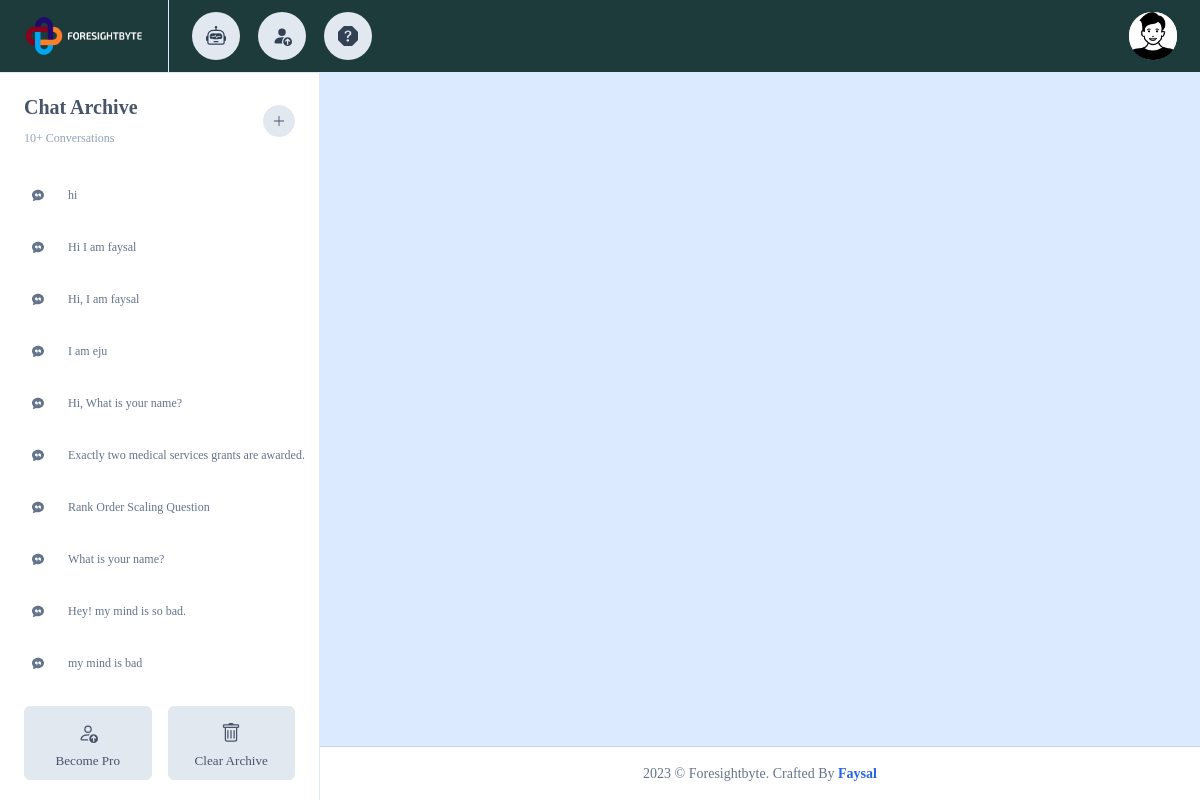
Before: /myapp/dynamic/21 with the older database file.
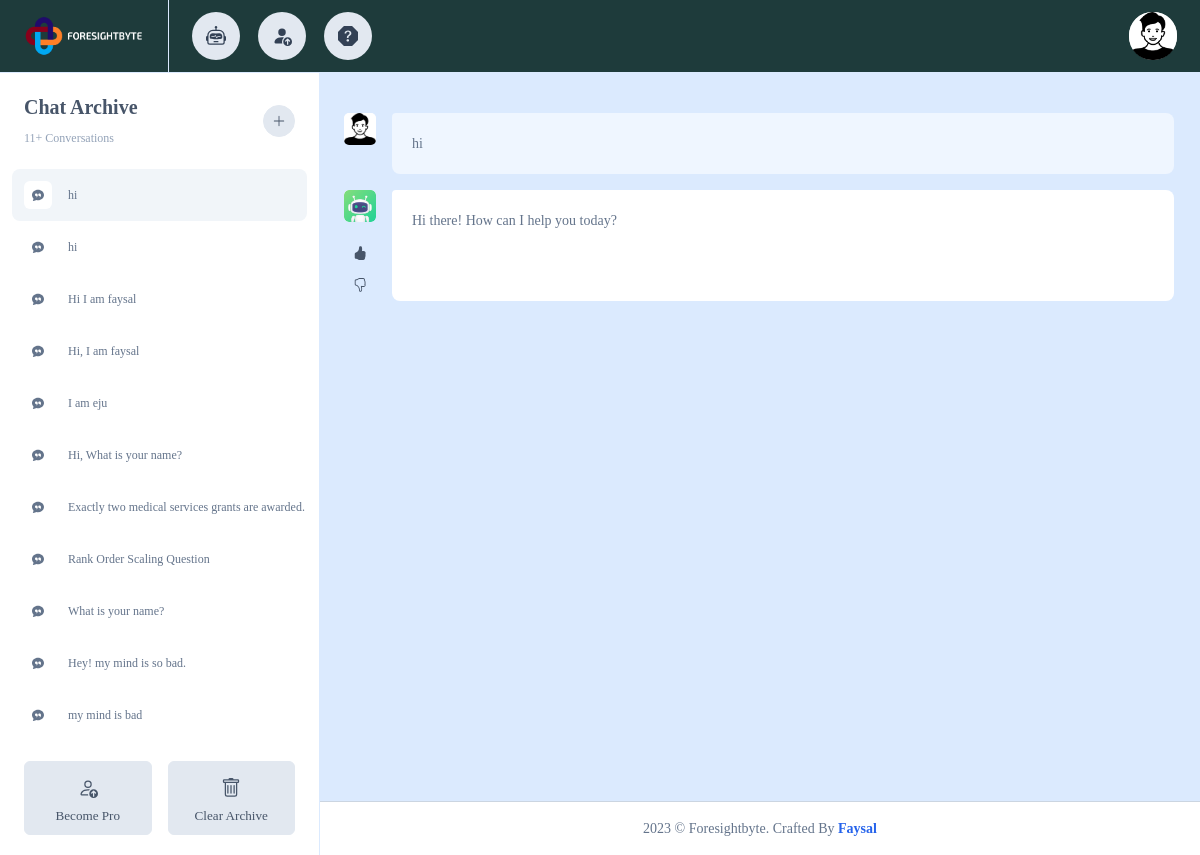
After: the same page with the newer database file.
### myapp/models.py (models this page shows)
class BaseModel(models.Model):
    created_at = models.DateTimeField(default=now, editable=False)
    updated_at = models.DateTimeField(auto_now_add=True, editable=False)
    class Meta:
        ordering = ['-created_at']
        abstract = True

class ChatTitle(BaseModel):
    subadminID = models.ForeignKey(Subadmin, on_delete=models.CASCADE,null=True, blank=True)
    customerID = models.ForeignKey(Customer, on_delete=models.CASCADE,null=True, blank=True)
    title = models.TextField()

class ChatBody(BaseModel):
    chatTitle_id = models.ForeignKey(ChatTitle, on_delete=models.CASCADE)
    question = models.TextField()
    answer = models.TextField()

### myapp/views.py (the view)
# urls.py: path('dynamic/<int:id>', dynamic, name='dynamic'),
def dynamic(request,id):
    chatBodys = ChatBody.objects.filter(chatTitle_id=id).order_by('id')
    chatBodyscount = ChatTitle.objects.all().count()
    chatTitles = ChatTitle.objects.all()
    request.session.flush()
    data ={
        'chatTitles':chatTitles,
        'chatBodys':chatBodys,
        'id':id,
        'chatBodyscount':chatBodyscount,
    }
    return render(request, 'dynamic.html',data)

### templates/dynamic.html (shortened to what this page needs)
{% extends 'base.html' %} {% load static %} {% block body%}
<div class="tyn-content tyn-content-full-height tyn-chatbot tyn-chatbot-page">
  <div class="tyn-aside tyn-aside-base">
    <div class="tyn-aside-head">
      <div class="tyn-aside-head-text">
        <h3 class="tyn-aside-title tyn-title">Chat Archive</h3>
        <span class="tyn-subtext">{{chatBodyscount}}+ Conversations </span>
      </div>
      <div class="tyn-aside-head-tools">
        <ul class="tyn-list-inline gap gap-3">
          <li>
            <a
              class="btn btn-icon btn-light btn-md btn-pill"
              href="{% url 'chatui' %}"
            >
              <svg
                xmlns="http://www.w3.org/2000/svg"
                width="16"
                height="16"
                fill="currentColor"
                class="bi bi-plus-lg"
                viewBox="0 0 16 16"
              >
                <path
                  fill-rule="evenodd"
                  d="M8 2a.5.5 0 0 1 .5.5v5h5a.5.5 0 0 1 0 1h-5v5a.5.5 0 0 1-1 0v-5h-5a.5.5 0 0 1 0-1h5v-5A.5.5 0 0 1 8 2Z"
                />
              </svg>
            </a>
          </li>
        </ul>
      </div>
    </div>
    <div class="tyn-aside-body" data-simplebar>
      <ul class="tyn-aside-list">
        {% for chatTitle in chatTitles %}
        <li class="tyn-aside-item tyn-aside-item-bubbly js-toggle-main   {% if  chatTitle.id == id %} active {% endif %}">
            <div class="tyn-media-group">
              <div class="tyn-media tyn-size-sm">
              </div>
            <a href="{% url 'dynamic' chatTitle.id %}" >
              <div class="tyn-media-col">
                <div class="content">{{ chatTitle.title }}</div>
              </div>
            </a>
            </div>
        </li>
        {% endfor %}
      </ul>
    </div>
    <div class="tyn-aside-foot">
      <div class="w-100">
        <ul class="row gx-3">
          <li class="col-6">
            <a
              href="pricing.html"
              class="btn btn-light tyn-size-lg w-100 flex-column py-2 pt-3"
            >
              <span class="small text-nowrap mt-n1">Become Pro</span>
            </a>
          </li>
          <li class="col-6">
            <button
              class="btn btn-light tyn-size-lg w-100 flex-column py-2 pt-3"
            >
              <span class="small text-nowrap mt-n1">Clear Archive</span>
            </button>
          </li>
        </ul>
      </div>
    </div>
  </div>
  <div class="tyn-main" id="tynMain">
    <div class="tyn-chat-body my-4 px-4" data-simplebar>
      <div class="container px-0">
        {% for chatBody in chatBodys %}
        <div class="tyn-qa tyn-qa-bubbly mt-3">
          <div class="tyn-qa-item">
            <div class="tyn-qa-avatar">
              <div class="tyn-media tyn-size-md">
                <img src="{% static 'images/profile.png' %}" alt="" />
              </div>
            </div>
            <div class="tyn-qa-message tyn-text-block">
             {{chatBody.question}}
            </div>
          </div>
          <div class="tyn-qa-item">
            <div class="tyn-qa-avatar">
              <div class="tyn-qa-avatar-wrap">
                <div class="tyn-media tyn-size-md">
                  <img src="{% static 'images/images.jpeg' %}" alt="" />
                </div>
                <ul class="d-flex flex-column mt-2">
                  <li>
                    <button
                      class="btn btn-icon btn-md btn-pill btn-transparent"
                    >
                    </button>
                  </li>
                  <li>
                    <button
                      class="btn btn-icon btn-md btn-pill btn-transparent"
                    >
                    </button>
                  </li>
                </ul>
              </div>
            </div>
            <div class="tyn-qa-message tyn-text-block">
              {{chatBody.answer}}
            </div>
          </div>
        </div>
        {% endfor %}
      </div>
    </div>
    {% endblock body%} {% block js%} {% endblock js%}

Changed rows visible on the page:
added ChatTitle: title "hi"
added ChatBody: question "hi", answer "Hi there! How can I help you today?"
Other visible differences:
{{ chatBodyscount }}: "10" → "11"
